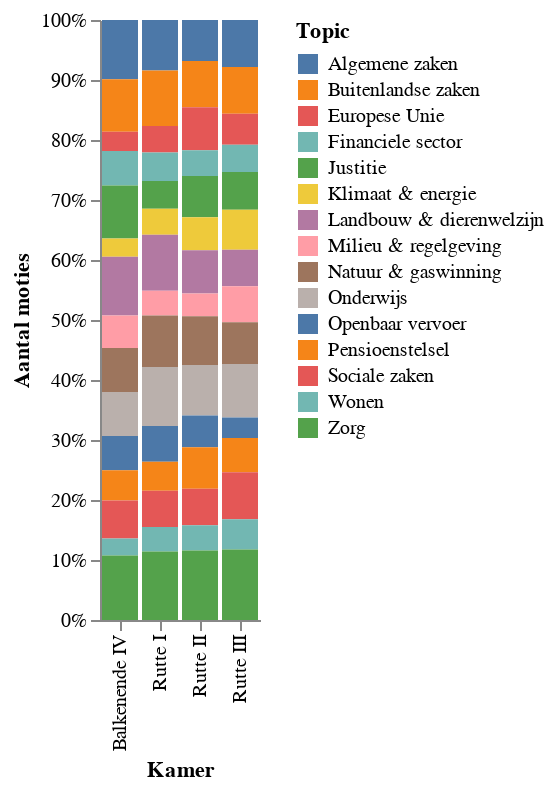

The code cell stored with this chart in its notebook:
### Markdown cell above
## Welk soort onderwerpen staan op de agenda?
Eerst kijken we naar de ontwikkeling van de onderwerpen van de ingediende moties. We weten al dat het absoluut aantal moties stijgt, dus heb ik gekeken naar de relatieve verdeling van de onderwerpen.

### Code cell
# hide_input
# df.groupby(['Jaar', 'Topic']).size().unstack(fill_value=0)
source = df.groupby(['Kamer', 'Topic']).size().reset_index(name='Aantal moties')

# Overview of topic distribution over all years
chart = alt.Chart(source).mark_bar().encode(
    x='Kamer:O',
    y=alt.Y('Aantal moties:Q', stack='normalize',axis=alt.Axis(format='%')),
    color=alt.Color('Topic:N'),
    # sort=alt.EncodingSortField('Aantal moties', order='descending'))
    # order=alt.Order('Aantal moties:Q',sort='descending')
    tooltip = 'Topic'
)
postprocess_chart(chart, (200,250))

### Figure 1 — Vega-Lite specification as saved in the notebook (floating-point values rounded to 4 significant figures)
{"config": {"view": {"continuousWidth": 400, "continuousHeight": 300, "strokeWidth": 0}, "axis": {"grid": false}}, "data": {"name": "data-93771fe47d585b59cddffecc8801d5fa"}, "mark": "bar", "encoding": {"color": {"type": "nominal", "field": "Topic"}, "tooltip": {"type": "nominal", "field": "Topic"}, "x": {"type": "ordinal", "field": "Kamer"}, "y": {"type": "quantitative", "axis": {"format": "%"}, "field": "Aantal moties", "stack": "normalize"}}, "$schema": "https://vega.github.io/schema/vega-lite/v4.8.1.json", "datasets": {"data-93771fe47d585b59cddffecc8801d5fa": [{"Kamer": "Balkenende IV", "Topic": "Algemene zaken", "Aantal moties": 250}, {"Kamer": "Balkenende IV", "Topic": "Buitenlandse zaken", "Aantal moties": 221}, {"Kamer": "Balkenende IV", "Topic": "Europese Unie", "Aantal moties": 81}, {"Kamer": "Balkenende IV", "Topic": "Financiele sector", "Aantal moties": 145}, {"Kamer": "Balkenende IV", "Topic": "Justitie", "Aantal moties": 224}, {"Kamer": "Balkenende IV", "Topic": "Klimaat & energie", "Aantal moties": 76}, {"Kamer": "Balkenende IV", "Topic": "Landbouw & dierenwelzijn", "Aantal moties": 248}, {"Kamer": "Balkenende IV", "Topic": "Milieu & regelgeving", "Aantal moties": 137}, {"Kamer": "Balkenende IV", "Topic": "Natuur & gaswinning", "Aantal moties": 185}, {"Kamer": "Balkenende IV", "Topic": "Onderwijs", "Aantal moties": 186}, {"Kamer": "Balkenende IV", "Topic": "Openbaar vervoer", "Aantal moties": 144}, {"Kamer": "Balkenende IV", "Topic": "Pensioenstelsel", "Aantal moties": 128}, {"Kamer": "Balkenende IV", "Topic": "Sociale zaken", "Aantal moties": 160}, {"Kamer": "Balkenende IV", "Topic": "Wonen", "Aantal moties": 71}, {"Kamer": "Balkenende IV", "Topic": "Zorg", "Aantal moties": 272}, {"Kamer": "Rutte I", "Topic": "Algemene zaken", "Aantal moties": 401}, {"Kamer": "Rutte I", "Topic": "Buitenlandse zaken", "Aantal moties": 439}, {"Kamer": "Rutte I", "Topic": "Europese Unie", "Aantal moties": 211}, {"Kamer": "Rutte I", "Topic": "Financiele sector", "Aantal moties": 225}, {"Kamer": "Rutte I", "Topic": "Justitie", "Aantal moties": 220}, {"Kamer": "Rutte I", "Topic": "Klimaat & energie", "Aantal moties": 206}, {"Kamer": "Rutte I", "Topic": "Landbouw & dierenwelzijn", "Aantal moties": 445}, {"Kamer": "Rutte I", "Topic": "Milieu & regelgeving", "Aantal moties": 197}, {"Kamer": "Rutte I", "Topic": "Natuur & gaswinning", "Aantal moties": 407}, {"Kamer": "Rutte I", "Topic": "Onderwijs", "Aantal moties": 468}, {"Kamer": "Rutte I", "Topic": "Openbaar vervoer", "Aantal moties": 284}, {"Kamer": "Rutte I", "Topic": "Pensioenstelsel", "Aantal moties": 230}, {"Kamer": "Rutte I", "Topic": "Sociale zaken", "Aantal moties": 287}, {"Kamer": "Rutte I", "Topic": "Wonen", "Aantal moties": 194}, {"Kamer": "Rutte I", "Topic": "Zorg", "Aantal moties": 544}, {"Kamer": "Rutte II", "Topic": "Algemene zaken", "Aantal moties": 735}, {"Kamer": "Rutte II", "Topic": "Buitenlandse zaken", "Aantal moties": 829}, {"Kamer": "Rutte II", "Topic": "Europese Unie", "Aantal moties": 769}, {"Kamer": "Rutte II", "Topic": "Financiele sector", "Aantal moties": 461}, {"Kamer": "Rutte II", "Topic": "Justitie", "Aantal moties": 740}, {"Kamer": "Rutte II", "Topic": "Klimaat & energie", "Aantal moties": 590}, {"Kamer": "Rutte II", "Topic": "Landbouw & dierenwelzijn", "Aantal moties": 774}, {"Kamer": "Rutte II", "Topic": "Milieu & regelgeving", "Aantal moties": 412}, {"Kamer": "Rutte II", "Topic": "Natuur & gaswinning", "Aantal moties": 873}, {"Kamer": "Rutte II", "Topic": "Onderwijs", "Aantal moties": 904}, {"Kamer": "Rutte II", "Topic": "Openbaar vervoer", "Aantal moties": 568}, {"Kamer": "Rutte II", "Topic": "Pensioenstelsel", "Aantal moties": 743}, {"Kamer": "Rutte II", "Topic": "Sociale zaken", "Aantal moties": 655}, {"Kamer": "Rutte II", "Topic": "Wonen", "Aantal moties": 451}, {"Kamer": "Rutte II", "Topic": "Zorg", "Aantal moties": 1246}, {"Kamer": "Rutte III", "Topic": "Algemene zaken", "Aantal moties": 897}, {"Kamer": "Rutte III", "Topic": "Buitenlandse zaken", "Aantal moties": 893}, {"Kamer": "Rutte III", "Topic": "Europese Unie", "Aantal moties": 591}, {"Kamer": "Rutte III", "Topic": "Financiele sector", "Aantal moties": 518}, {"Kamer": "Rutte III", "Topic": "Justitie", "Aantal moties": 721}, {"Kamer": "Rutte III", "Topic": "Klimaat & energie", "Aantal moties": 765}, {"Kamer": "Rutte III", "Topic": "Landbouw & dierenwelzijn", "Aantal moties": 695}, {"Kamer": "Rutte III", "Topic": "Milieu & regelgeving", "Aantal moties": 687}, {"Kamer": "Rutte III", "Topic": "Natuur & gaswinning", "Aantal moties": 798}, {"Kamer": "Rutte III", "Topic": "Onderwijs", "Aantal moties": 1020}, {"Kamer": "Rutte III", "Topic": "Openbaar vervoer", "Aantal moties": 391}, {"Kamer": "Rutte III", "Topic": "Pensioenstelsel", "Aantal moties": 653}, {"Kamer": "Rutte III", "Topic": "Sociale zaken", "Aantal moties": 899}, {"Kamer": "Rutte III", "Topic": "Wonen", "Aantal moties": 576}, {"Kamer": "Rutte III", "Topic": "Zorg", "Aantal moties": 1344}]}}
